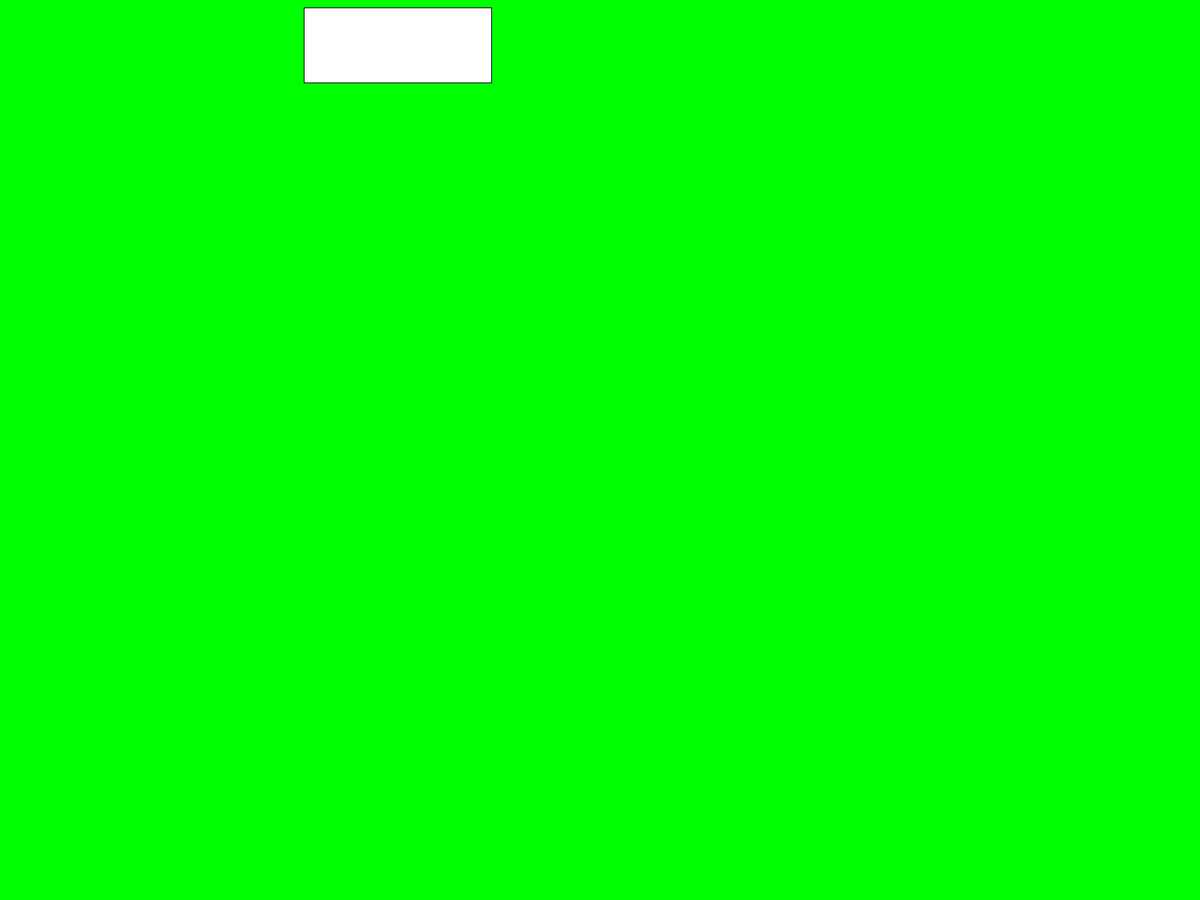
Frame 1 (no input)
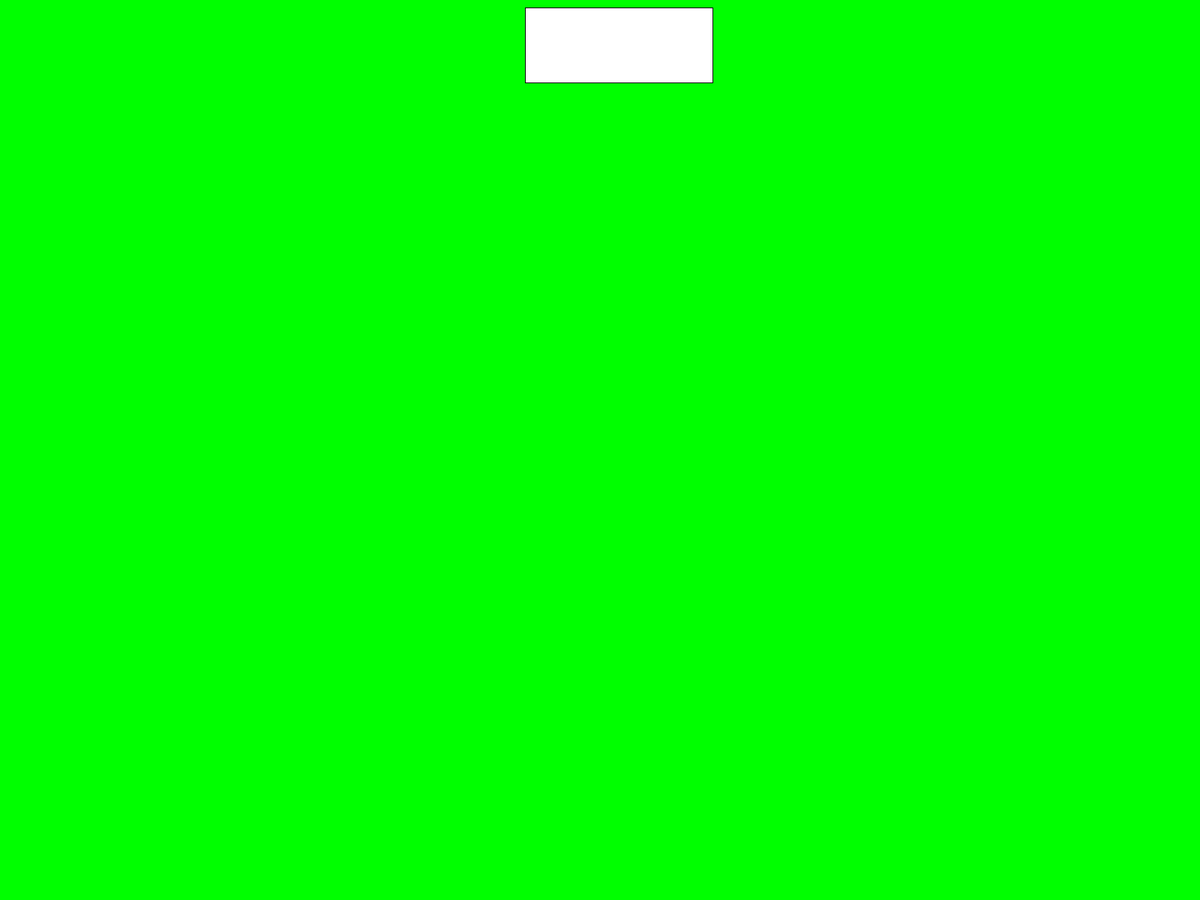
Frame 60 (the mouse pressed at the canvas centre just before this capture)
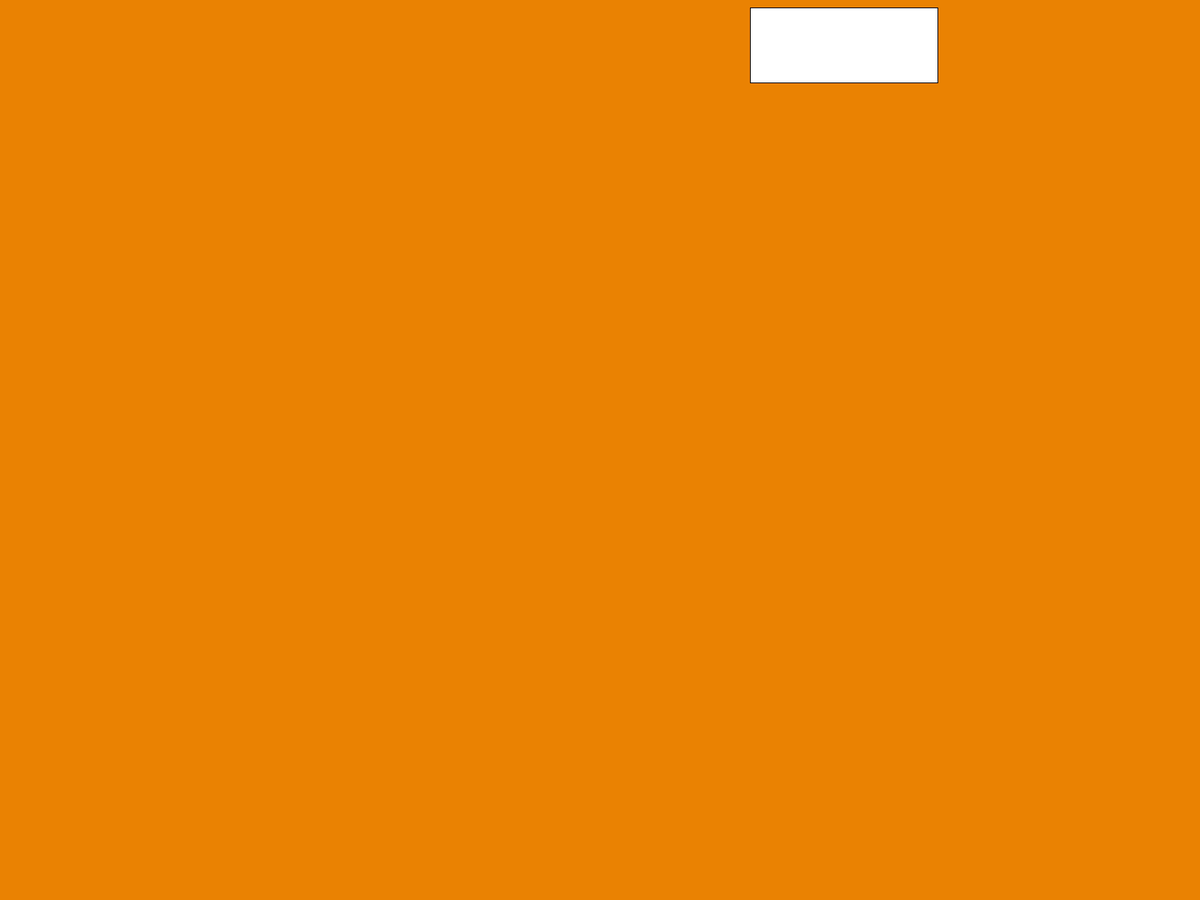
Frame 120 (the mouse held since frame 60 and released just before this capture)

The Processing sketch that drew these frames (run headless with seeded random() and noise(); from frame 60 on, the mouse is pressed at the canvas centre):

// Processing sketch: simulazione_compito_noxstep
// ── simulazione_compito_noxstep.pde
int x;

void setup() {
  fullScreen();
  x = width/4;
}

void draw() {
  background(#00FF00);
  if (x > width/2) {
    background(#EA8202);
  }

  if (x > width*0.75) {
    background(#FF0000);
  } else {
    x = x + 5;
  }

  fill(#FFFFFF);
  rect(x, 10, 250, 100);
}
